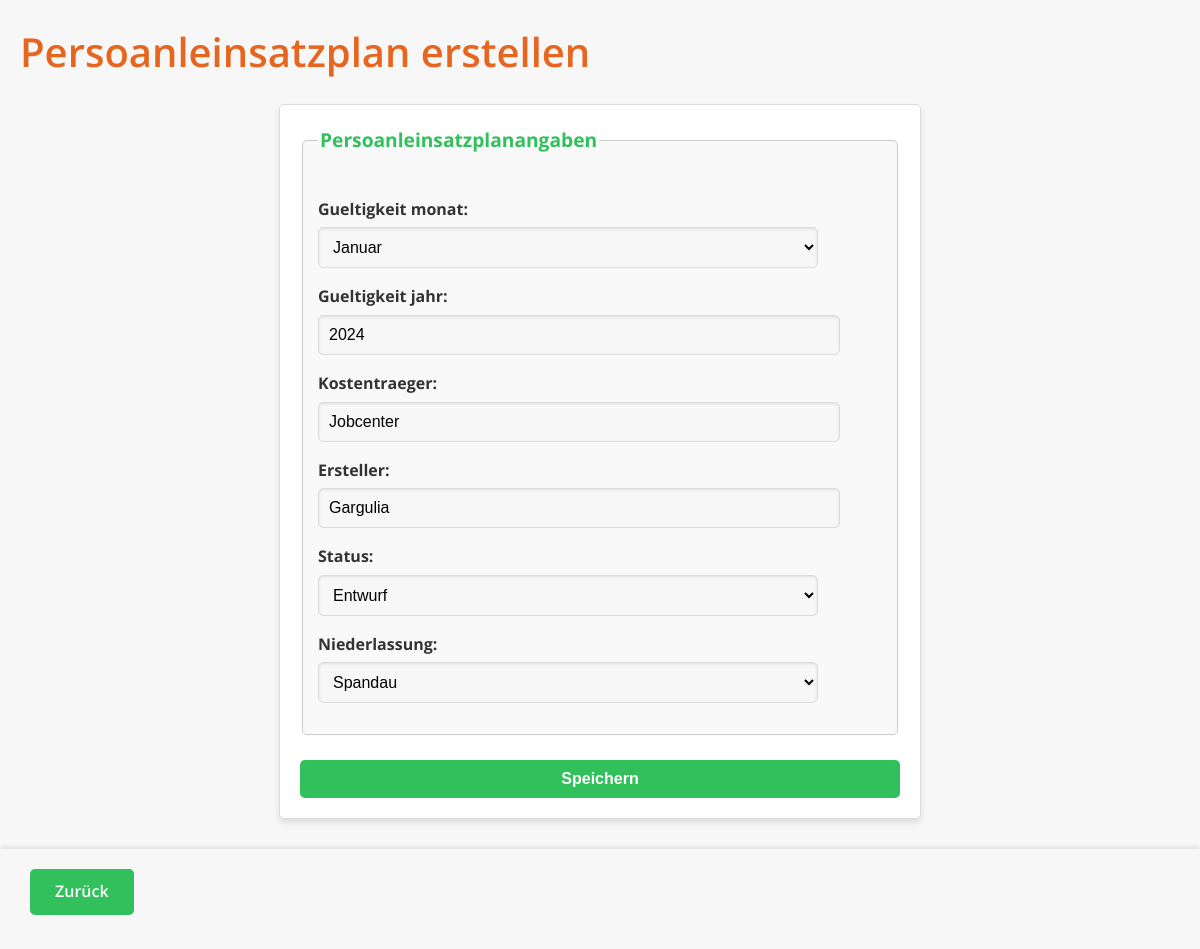
The page /PersonaleinsatzplanHaeH/personaleinsatzplan/10/update/?next=/PersonaleinsatzplanHaeH/personaleinsatzplan/10/ on the database its author committed.
### PersonaleinsatzplanHaeH/models.py (models this page shows, shortened)
class Personaleinsatzplan(models.Model):
    STATUS_CHOICES = [
        ('entwurf', 'Entwurf'),
        ('in_bearbeitung', 'in Bearbeitung'),
        ('gueltig', 'Gültig'),
        ('archiviert', 'Archiviert'),
        ('storniert', 'Storniert')
    ]
    name = models.CharField(max_length=255)
    gueltigkeit_monat = models.IntegerField(choices=[
        (1, "Januar"), (2, "Februar"), (3, "März"), (4, "April"),
        (5, "Mai"), (6, "Juni"), (7, "Juli"), (8, "August"),
        (9, "September"), (10, "Oktober"), (11, "November"), (12, "Dezember")
    ])
    gueltigkeit_jahr = models.IntegerField()
    kostentraeger = models.CharField(max_length=255)
    ersteller = models.CharField(max_length=255)
    version = models.IntegerField(blank=True, null=True)
    status = models.CharField(max_length=20, choices=STATUS_CHOICES, default='entwurf')
    niederlassung = models.ForeignKey(
        'Niederlassung', on_delete=models.PROTECT, related_name='personaleinsatzplaene'
    )

### PersonaleinsatzplanHaeH/views.py (the view, shortened to what this page needs)
# urls.py: path('personaleinsatzplan/<int:pk>/update/', PersonaleinsatzplanUpdateView.as_view(), name='personaleinsatzplan_update'),
class PersonaleinsatzplanUpdateView(UpdateView):
    model = Personaleinsatzplan
    fields = ['gueltigkeit_monat', 'gueltigkeit_jahr', 'kostentraeger', 'ersteller', 'status', 'niederlassung']
    template_name = 'personaleinsatzplan_form.html'

### PersonaleinsatzplanHaeH/models.py (called while the page is built)
    def __str__(self):
        return self.name

### templates/personaleinsatzplan_form.html (shortened to what this page needs)
<!DOCTYPE html>
<html lang="de">
<head>
    {% load static %}
    <link rel="stylesheet" href="{% static 'css/styles.css' %}">
</head>
<body class="personaleinsatzplan-seite">
<h1>Persoanleinsatzplan erstellen</h1>
        <section class="form-section">
            <form method="post" class="form">
                <fieldset>
                    <legend>Persoanleinsatzplanangaben</legend>
                    {{ form.as_p }}
                </fieldset>
                <button type="submit" class="btn btn-primary">Speichern</button>
            </form>
        </section>
<div class="link-container">
    <a href="{{ request.GET.next }}" class="action-link">Zurück</a>
</div>
</body>
</html>

### static/css/styles.css (style rules this page uses)
body, h1, h2, h3, h4, ul, li, a, table, td, th { margin: 0; padding: 0; box-sizing: border-box; }
body { font-family: 'Open Sans', Arial, sans-serif; background-color: #f7f7f7; color: #333; line-height: 1.6; padding: 20px; }
h1, h2, h3, h4 h5 { margin-bottom: 20px; color: #e7661f; font-weight: 600; }
h1 { font-size: 2.5em; }
a { text-decoration: none; transition: background-color 0.3s ease-in-out, color 0.3s ease-in-out; border-radius: 5px; font-weight: 600; }
.action-link { display: inline-block; margin: 10px; padding: 10px 25px; background-color: #31c05c; color: white; font-size: 1em; text-align: center; }
.link-container { position: fixed; bottom: 0; left: 0; right: 0; background-color: #f7f7f7; padding: 10px 20px; box-shadow: 0px -2px 4px rgba(0, 0, 0, 0.1); z-index: 1000; height: 80px; gap: 10px; justify-content: left; }
.personaleinsatzplan-seite { padding-bottom: 110px; }
.form-section { margin: 20px auto; padding: 20px; background-color: #ffffff; border: 1px solid #ddd; border-radius: 5px; box-shadow: 0 4px 6px rgba(0, 0, 0, 0.1); max-width: 600px; }
form { display: flex; flex-direction: column; gap: 15px; }
form label { display: block; margin-bottom: 5px; font-size: 1em; font-weight: bold; }
form select, form input[type="text"], form input[type="number"], form input[type="password"], form input[type="email"], form textarea { width: 100%; max-width: 500px; padding: 10px; font-size: 1em; border: 1px solid #ddd; border-radius: 5px; background-color: #f7f7f7; box-shadow: inset 0 1px 3px rgba(0, 0, 0, 0.1); transition: border-color 0.3s ease, box-shadow 0.3s ease; }
input[type="number"] { -moz-appearance: textfield; }
fieldset { border: 1px solid #ccc; padding: 15px; border-radius: 5px; background-color: #f9f9f9; }
legend { font-size: 1.2em; font-weight: bold; color: #31c05c; margin-bottom: 10px; }
.btn { display: inline-block; margin-top: 10px; padding: 10px 20px; font-size: 1em; font-weight: bold; color: white; background-color: #31c05c; border: none; border-radius: 5px; text-align: center; cursor: pointer; transition: background-color 0.3s ease-in-out, transform 0.2s ease; }

### rows shown on the page
Personaleinsatzplan: gueltigkeit_monat "Januar", gueltigkeit_jahr "2024", kostentraeger "Jobcenter", ersteller "Gargulia", status "Entwurf", niederlassung "Spandau"
